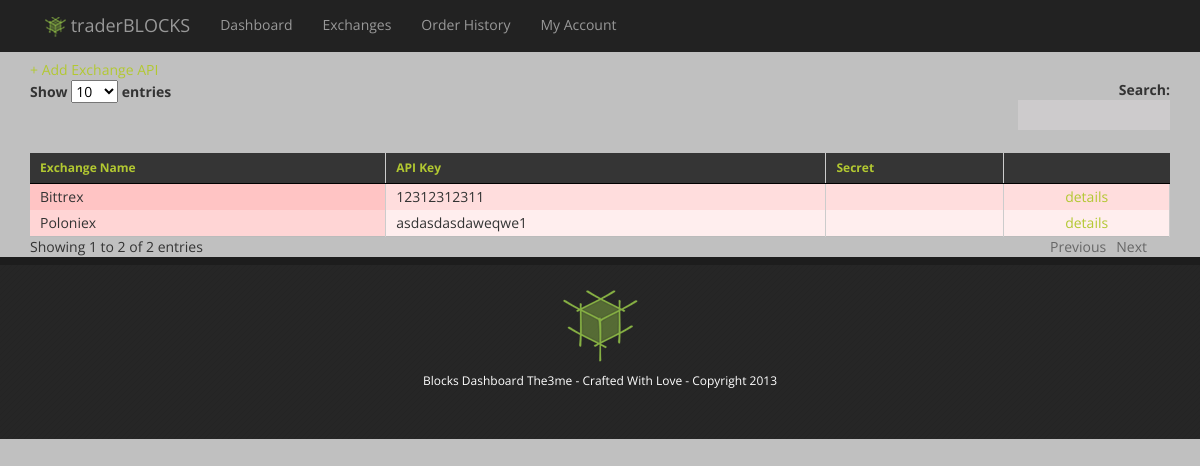
The page /exchanges/ on the database as committed earlier.
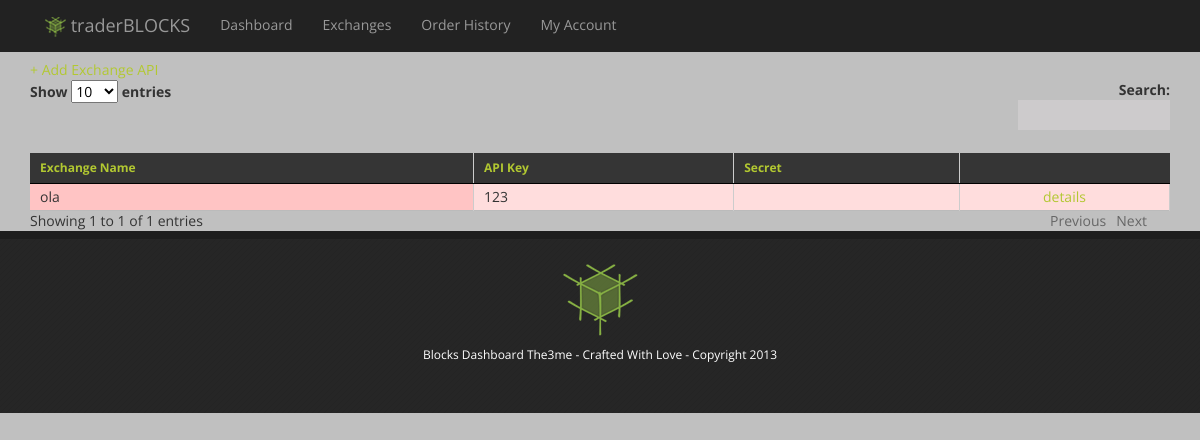
The same page on the database as committed later.
### exchanges/models.py (models this page shows, shortened)
class Exchange(models.Model):
    exchange_name = models.CharField(max_length=200)
    api_key = models.CharField(max_length=200)
    secret = models.CharField(max_length=200)

### exchanges/views.py (the view)
# urls.py: path("", views.index, name='index'),
def index(request):
    exchange_list = Exchange.objects.order_by('id')
    context = {'exchange_list': exchange_list}
    return render(request, 'exchanges/index.html', context)

### dashboard/templatetags/footer.py (called while the page is built)
@register.inclusion_tag('includes/_footer.html')
def show_footer():
    return {}

### dashboard/templatetags/navbar.py (called while the page is built)
@register.inclusion_tag('includes/_navbar.html')
def show_navbar():
    return {}

### exchanges/templates/exchanges/index.html (shortened to what this page needs)
<!DOCTYPE html>
{% extends "base.html" %} {% block content %}
{% load staticfiles %}
<link href="{% static "css/table.css" %}" rel="stylesheet">
<a href=""> + Add Exchange API</a>
{% if exchange_list %}
<table class="display" id="dt1">
        <thead>
            <tr>
            <th>Exchange Name</th>
            <th>API Key</th>
            <th>Secret</th>
            <th></th>
            </tr>
        </thead>
        <tbody>
            {% for exchange in exchange_list %}
                <tr class="odd gradeX">
                    <td>{{exchange.exchange_name}}</td>
                    <td>{{exchange.api_key}}</td>
                    <td>{{exchange.Secret}}</td>
                    <td class="center"><a href="{% url 'exchanges:detail' exchange.id %}">details</a></td>
                </tr>
            {% endfor %}
        </tbody>
    </table>
{% else %}
    <p>You don't have any exchanges yet.</p>
{% endif %}
{% endblock content %}

### templates/base.html (shortened to what this page needs)
<!DOCTYPE html>
{% load staticfiles %}
{% load navbar %}
{% load footer %}
<html>
<head>
    <link href="{% static "css/bootstrap.css" %}" rel="stylesheet">
    <link href="{% static "css/main.css" %}" rel="stylesheet">
    <link href="{% static "css/font-style.css" %}" rel="stylesheet">
    <link href="{% static "css/flexslider.css" %}" rel="stylesheet">
</head>
<body>
    <div class="navbar-nav navbar-inverse navbar-fixed-top">
        {% show_navbar %}
    </div>
    <div class="container">
        {% block content %}{% endblock %}
    </div>
    <div id="footerwrap">
            {% show_footer %}
    </div>
</body>
</html>

### templates/includes/_navbar.html (shortened to what this page needs)
<!DOCTYPE html>
<div class="container">
    <div class="navbar-header">
        <a class="navbar-brand" href="/">
            <img src="assets/img/logo30.png" alt=""> traderBLOCKS</a>
    </div>
    <div class="navbar-collapse collapse">
        <ul class="nav navbar-nav">
            <li>
                <a href="/">
                     Dashboard</a>
            </li>
            <li>
                <a href="/exchanges">
                     Exchanges</a>
            </li>
            <li>
                <a href="calendar.html">
                     Order History</a>
            </li>
            <li>
                <a href="tables.html">
                     My Account</a>
            </li>
        </ul>
    </div>
</div>

### templates/includes/_footer.html (shortened to what this page needs)
<!DOCTYPE html>
<div class="container">
    <div class="row">
        <div class="col-sm-12 col-lg-12">
            <p>
                <img src="assets/img/logo.png" alt="">
            </p>
            <p>Blocks Dashboard The3me - Crafted With Love - Copyright 2013</p>
        </div>
    </div>
</div>

### static/css/main.css (style rules this page uses)
a { color: #b2c831; text-decoration: none; }
#footerwrap { width: 100%; background:#262626; background-image:url('../img/sep-half.png'); padding-top:25px; padding-bottom: 40px; border-top-style: solid; border-top-width:8px; border-top-color:#1d1d1d; text-align:center }
#footerwrap p { color:white; font-size:12px; }

### static/css/table.css (style rules this page uses)
table thead tr { background:#353535; height: 30px; }
table thead th { border-right: 1px solid #ccc; color: #b2c831; font-size: 12px; }
table thead th:last-of-type { border-right: none; }
table tbody { border-top: 1px solid #bbb; border-bottom: 1px solid #bbb; }
table tr.odd { background-color: #fff; }
table td { padding: 8px 10px; border-right: 1px solid #ccc; }
.display { width: 100%; }
table.display { margin: 0 auto; clear: both; width: 100%; }
table.display thead th { padding: 3px 18px 3px 10px; border-bottom: 1px solid black; font-weight: bold; cursor: pointer; * cursor: hand; }
table.display td { padding: 3px 10px; }
table.display td.center { text-align: center; }
table.display tr.odd.gradeX { background-color: #ffdddd; }
tr.odd { background-color: #E2E4FF; }
tr.odd td.sorting_1 { background-color: #D3D6FF; }
tr.odd.gradeX td.sorting_1 { background-color: #ffc4c4; }
table.display tr.gradeX { background-color: #ffdddd; }

### templates/base.html (style rules this page uses)
body { padding-top: 60px; }

Rows that differ between the two databases and show on the page:
removed Exchange: exchange_name "Bittrex", api_key "12312312311"
removed Exchange: exchange_name "Poloniex", api_key "asdasdasdaweqwe1"
added Exchange: exchange_name "ola", api_key "123"
Other text that changed with them:
text written by a page script: "Show entries Search: Showing 1 to 2 of 2 entries Previous Next" → "Show entries Search: Showing 1 to 1 of 1 entries Previous Next"
